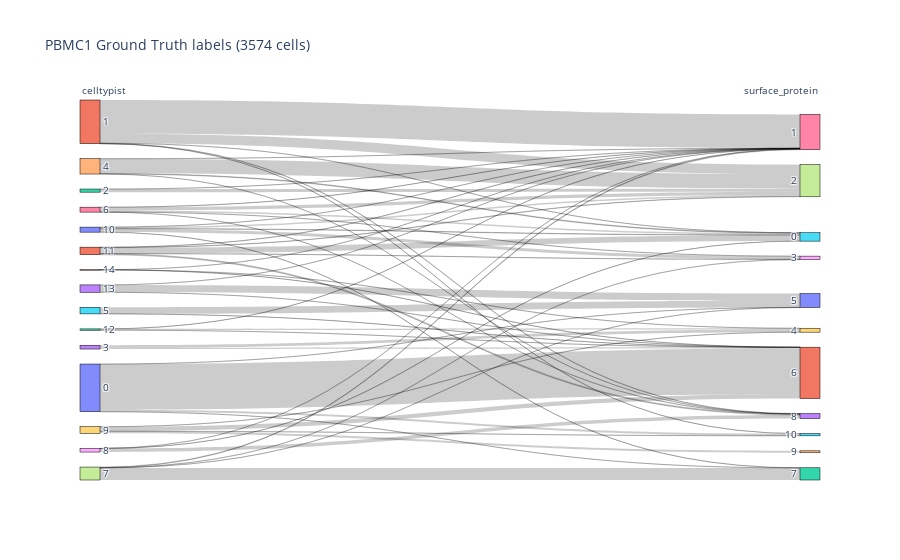
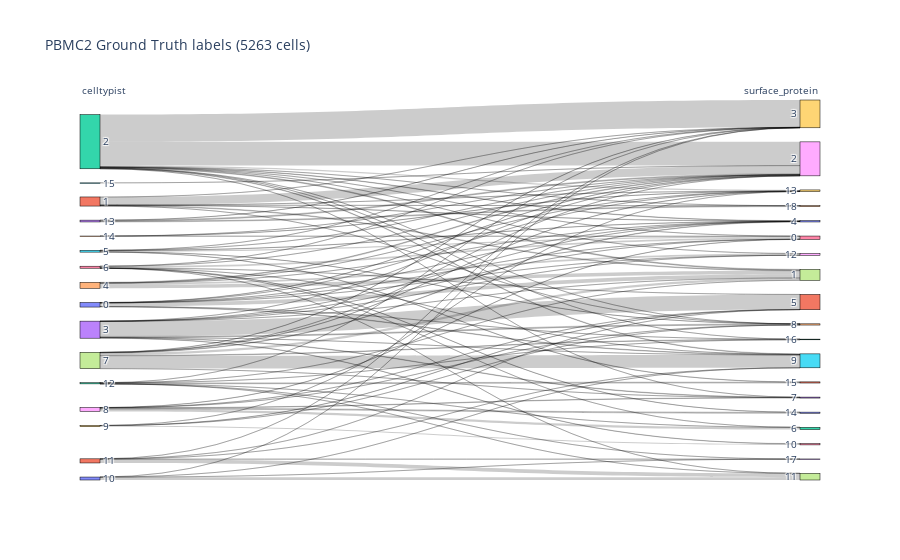
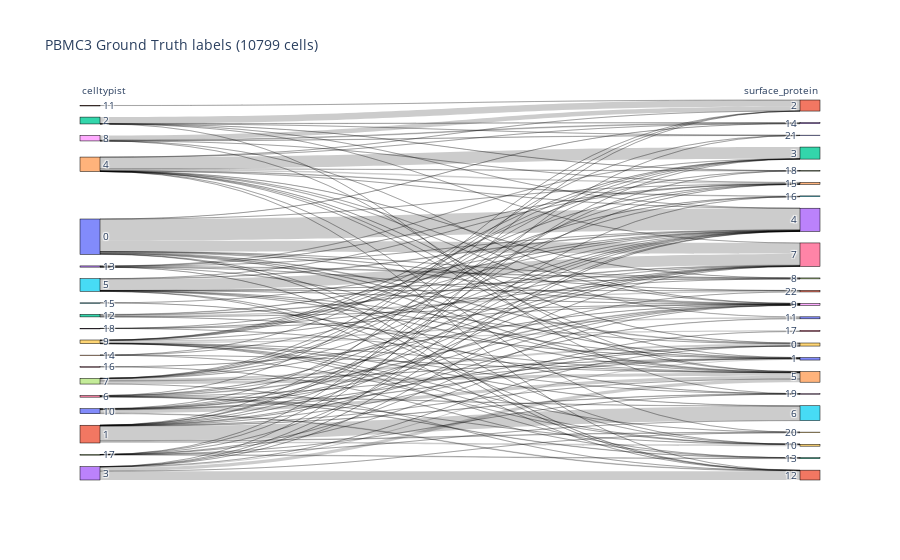
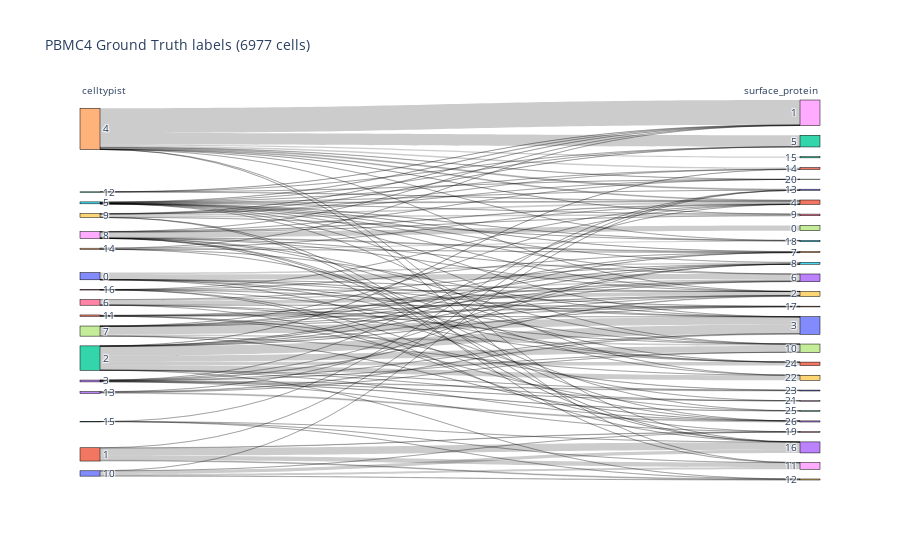

Notebook cell for these charts, in order:
### Code cell
datasets = ['PBMC1', 'PBMC2', 'PBMC3', 'PBMC4']

for dataset in datasets:
    antibody_labels = pd.read_csv(f'../dataset/{dataset}-Filtered/10x/labels.csv', index_col=0)
    celltypist_labels = pd.read_csv(f'../dataset/{dataset}-Filtered/raw/celltypist_labels.csv', index_col=0)
    labels = antibody_labels.join(celltypist_labels, how='left', lsuffix='_surface_protein', rsuffix='_celltypist')
    labels.rename(columns={'cluster.ids_celltypist': 'celltypist', 'cluster.ids_surface_protein': 'surface_protein'}, inplace=True)
    sankey_plot([labels['celltypist'].to_list(), labels['surface_protein'].to_list()], ['celltypist', 'surface_protein'], f"{dataset} Ground Truth labels ({labels.shape[0]} cells)")

### Figure 1 — Plotly figure (JSON) as saved in the notebook; plotly's stock layout.template omitted (floating-point values rounded to 4 significant figures)
{"data": [{"link": {"source": [0, 0, 0, 0, 1, 1, 1, 1, 1, 2, 2, 3, 3, 4, 4, 4, 4, 5, 5, 6, 6, 6, 6, 6, 7, 7, 7, 7, 8, 8, 8, 9, 9, 9, 9, 10, 10, 10, 10, 10, 11, 11, 11, 11, 11, 12, 12, 12, 13, 13, 13, 14, 14, 14], "target": [20, 21, 22, 25, 15, 16, 17, 23, 25, 16, 17, 19, 21, 15, 16, 17, 23, 20, 21, 15, 16, 17, 18, 23, 16, 18, 20, 22, 15, 16, 23, 19, 21, 24, 25, 15, 16, 17, 18, 22, 15, 16, 17, 18, 23, 16, 19, 21, 16, 20, 21, 16, 19, 21], "value": [1, 958, 1, 43, 1, 711, 197, 8, 1, 1, 65, 54, 26, 13, 2, 307, 1, 138, 1, 31, 1, 70, 1, 1, 13, 4, 2, 253, 1, 4, 74, 1, 93, 41, 3, 8, 1, 29, 65, 3, 123, 5, 7, 3, 21, 1, 26, 1, 2, 152, 1, 1, 2, 1]}, "node": {"label": ["0", "1", "2", "3", "4", "5", "6", "7", "8", "9", "10", "11", "12", "13", "14", "0", "1", "2", "3", "4", "5", "6", "7", "8", "9", "10"], "line": {"color": "black", "width": 0.5}, "pad": 15, "thickness": 20}, "type": "sankey"}], "layout": {"annotations": [{"showarrow": false, "text": "celltypist", "x": 0, "xref": "x", "y": 1.05, "yref": "paper"}, {"showarrow": false, "text": "surface_protein", "x": 1, "xref": "x", "y": 1.05, "yref": "paper"}], "font": {"size": 10}, "plot_bgcolor": "rgba(0,0,0,0)", "title": {"text": "PBMC1 Ground Truth labels (3574 cells)"}, "xaxis": {"showgrid": false, "visible": false, "zeroline": false}, "yaxis": {"showgrid": false, "visible": false, "zeroline": false}}}

### Figure 2 — Plotly figure (JSON) as saved in the notebook; plotly's stock layout.template omitted (floating-point values rounded to 4 significant figures)
{"data": [{"link": {"source": [0, 0, 0, 0, 0, 0, 0, 0, 1, 1, 1, 1, 1, 1, 1, 2, 2, 2, 2, 2, 2, 2, 2, 2, 2, 2, 2, 3, 3, 3, 3, 3, 3, 3, 3, 3, 3, 4, 4, 4, 4, 4, 5, 5, 5, 5, 5, 5, 6, 6, 6, 6, 6, 6, 6, 6, 7, 7, 7, 7, 7, 7, 7, 7, 8, 8, 8, 8, 8, 8, 9, 9, 9, 9, 10, 10, 10, 10, 11, 11, 11, 11, 11, 12, 12, 12, 12, 12, 12, 12, 13, 13, 13, 14, 14, 14, 15], "target": [16, 17, 18, 20, 25, 28, 29, 32, 17, 18, 19, 20, 24, 29, 34, 16, 17, 18, 19, 20, 23, 24, 25, 28, 29, 32, 34, 16, 17, 18, 20, 21, 23, 24, 25, 26, 28, 17, 18, 20, 28, 29, 16, 18, 19, 20, 24, 31, 16, 18, 19, 21, 22, 25, 27, 30, 17, 18, 19, 20, 23, 25, 29, 32, 16, 21, 22, 23, 24, 30, 21, 24, 26, 29, 19, 25, 27, 33, 19, 21, 25, 27, 33, 17, 19, 22, 27, 31, 32, 33, 18, 19, 34, 16, 18, 29, 18], "value": [1, 149, 6, 3, 21, 2, 7, 2, 27, 337, 3, 7, 1, 2, 1, 4, 32, 985, 1133, 17, 1, 1, 22, 1, 47, 3, 5, 1, 4, 5, 1, 625, 20, 40, 2, 10, 1, 147, 30, 2, 72, 2, 51, 3, 3, 7, 2, 10, 71, 3, 1, 1, 1, 1, 1, 5, 95, 1, 7, 18, 1, 531, 7, 21, 6, 1, 91, 18, 6, 41, 5, 1, 43, 1, 1, 1, 119, 2, 1, 5, 1, 156, 9, 1, 4, 1, 1, 37, 2, 1, 40, 2, 34, 6, 1, 1, 1]}, "node": {"label": ["0", "1", "2", "3", "4", "5", "6", "7", "8", "9", "10", "11", "12", "13", "14", "15", "0", "1", "2", "3", "4", "5", "6", "7", "8", "9", "10", "11", "12", "13", "14", "15", "16", "17", "18"], "line": {"color": "black", "width": 0.5}, "pad": 15, "thickness": 20}, "type": "sankey"}], "layout": {"annotations": [{"showarrow": false, "text": "celltypist", "x": 0, "xref": "x", "y": 1.05, "yref": "paper"}, {"showarrow": false, "text": "surface_protein", "x": 1, "xref": "x", "y": 1.05, "yref": "paper"}], "font": {"size": 10}, "plot_bgcolor": "rgba(0,0,0,0)", "title": {"text": "PBMC2 Ground Truth labels (5263 cells)"}, "xaxis": {"showgrid": false, "visible": false, "zeroline": false}, "yaxis": {"showgrid": false, "visible": false, "zeroline": false}}}

### Figure 3 — Plotly figure (JSON) as saved in the notebook; plotly's stock layout.template omitted (floating-point values rounded to 4 significant figures; data arrays with more than 128 entries replaced by an {"elided": "..."} marker saying what was removed)
{"data": [{"link": {"source": {"elided": "146 int values"}, "target": {"elided": "146 int values"}, "value": {"elided": "146 int values"}}, "node": {"label": ["0", "1", "2", "3", "4", "5", "6", "7", "8", "9", "10", "11", "12", "13", "14", "15", "16", "17", "18", "0", "1", "2", "3", "4", "5", "6", "7", "8", "9", "10", "11", "12", "13", "14", "15", "16", "17", "18", "19", "20", "21", "22"], "line": {"color": "black", "width": 0.5}, "pad": 15, "thickness": 20}, "type": "sankey"}], "layout": {"annotations": [{"showarrow": false, "text": "celltypist", "x": 0, "xref": "x", "y": 1.05, "yref": "paper"}, {"showarrow": false, "text": "surface_protein", "x": 1, "xref": "x", "y": 1.05, "yref": "paper"}], "font": {"size": 10}, "plot_bgcolor": "rgba(0,0,0,0)", "title": {"text": "PBMC3 Ground Truth labels (10799 cells)"}, "xaxis": {"showgrid": false, "visible": false, "zeroline": false}, "yaxis": {"showgrid": false, "visible": false, "zeroline": false}}}

### Figure 4 — Plotly figure (JSON) as saved in the notebook; plotly's stock layout.template omitted (floating-point values rounded to 4 significant figures; data arrays with more than 128 entries replaced by an {"elided": "..."} marker saying what was removed)
{"data": [{"link": {"source": {"elided": "137 int values"}, "target": {"elided": "137 int values"}, "value": {"elided": "137 int values"}}, "node": {"label": ["0", "1", "2", "3", "4", "5", "6", "7", "8", "9", "10", "11", "12", "13", "14", "15", "16", "0", "1", "2", "3", "4", "5", "6", "7", "8", "9", "10", "11", "12", "13", "14", "15", "16", "17", "18", "19", "20", "21", "22", "23", "24", "25", "26"], "line": {"color": "black", "width": 0.5}, "pad": 15, "thickness": 20}, "type": "sankey"}], "layout": {"annotations": [{"showarrow": false, "text": "celltypist", "x": 0, "xref": "x", "y": 1.05, "yref": "paper"}, {"showarrow": false, "text": "surface_protein", "x": 1, "xref": "x", "y": 1.05, "yref": "paper"}], "font": {"size": 10}, "plot_bgcolor": "rgba(0,0,0,0)", "title": {"text": "PBMC4 Ground Truth labels (6977 cells)"}, "xaxis": {"showgrid": false, "visible": false, "zeroline": false}, "yaxis": {"showgrid": false, "visible": false, "zeroline": false}}}
